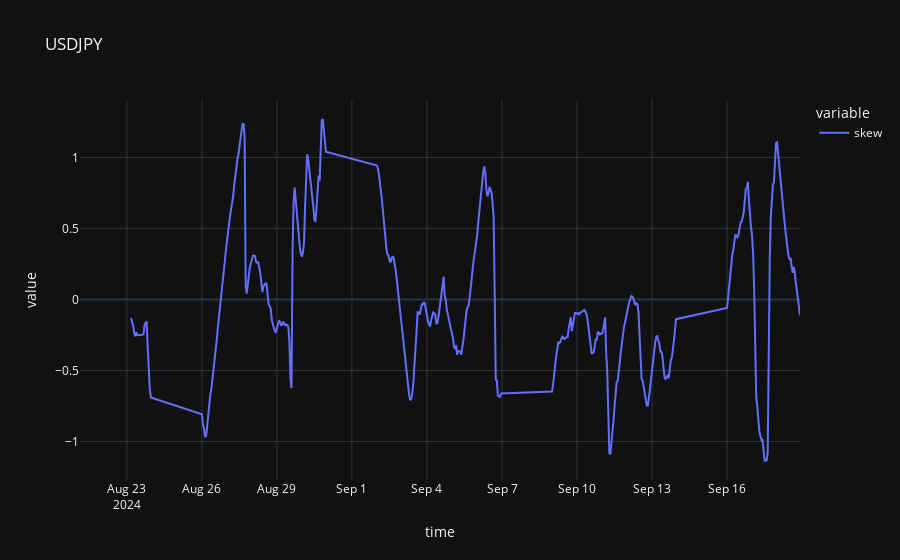
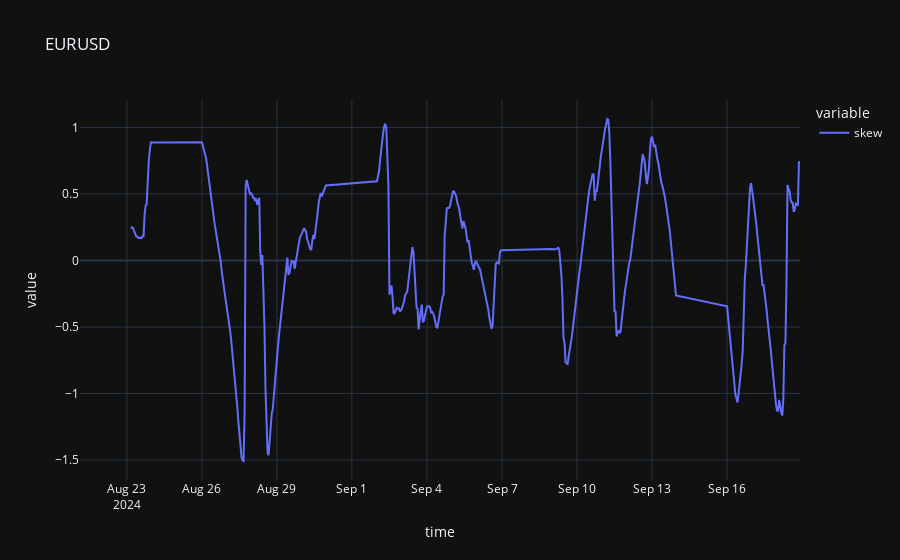
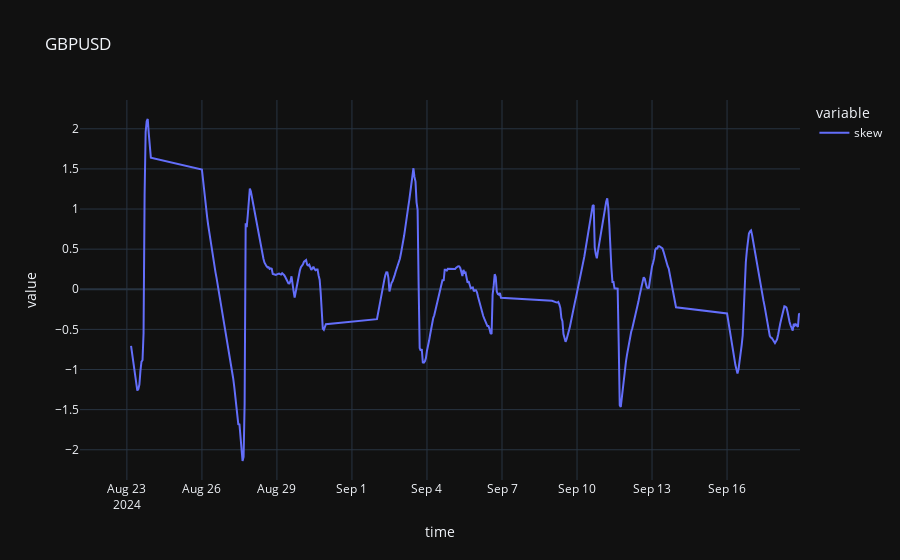
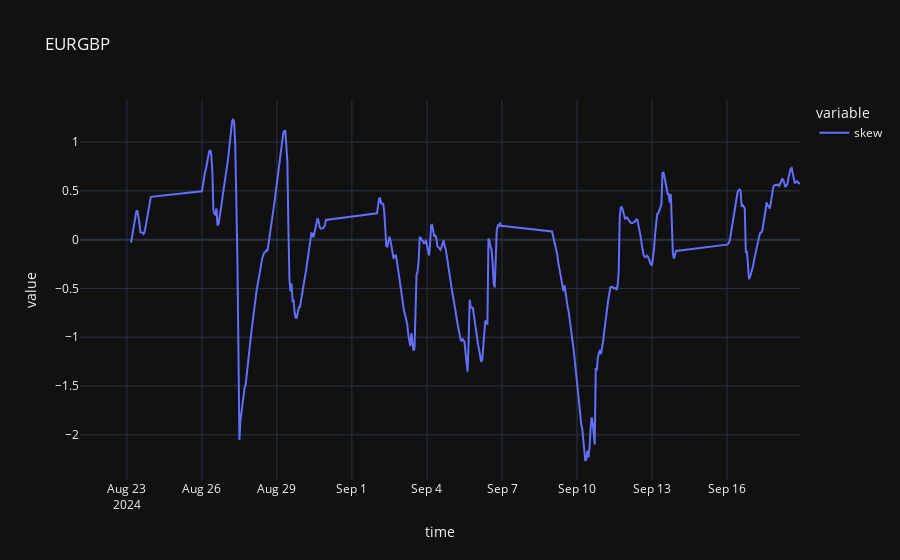

Notebook code for these charts, in order:
### Code cell
for symbol, df in mtd.data.items():
    df['skew'] = df['close'].rolling(window=WINDOW_FACTOR).skew()
    plot_plotly(df, symbol, ['skew'])

### Figure 1 — Plotly figure (JSON) as saved in the notebook; plotly's stock layout.template omitted (floating-point values rounded to 4 significant figures; data arrays with more than 128 entries replaced by an {"elided": "..."} marker saying what was removed)
{"data": [{"hovertemplate": "variable=skew<br>time=%{x}<br>value=%{y}<extra></extra>", "legendgroup": "skew", "line": {"color": "#636efa", "dash": "solid"}, "marker": {"symbol": "circle"}, "mode": "lines", "name": "skew", "orientation": "v", "showlegend": true, "type": "scatter", "x": {"elided": "500 str values"}, "xaxis": "x", "y": {"elided": "500 float values"}, "yaxis": "y"}], "layout": {"legend": {"title": {"text": "variable"}, "tracegroupgap": 0}, "title": {"text": "USDJPY"}, "xaxis": {"anchor": "y", "domain": [0, 1], "title": {"text": "time"}}, "yaxis": {"anchor": "x", "domain": [0, 1], "title": {"text": "value"}}}}

### Figure 2 — Plotly figure (JSON) as saved in the notebook; plotly's stock layout.template omitted (floating-point values rounded to 4 significant figures; data arrays with more than 128 entries replaced by an {"elided": "..."} marker saying what was removed)
{"data": [{"hovertemplate": "variable=skew<br>time=%{x}<br>value=%{y}<extra></extra>", "legendgroup": "skew", "line": {"color": "#636efa", "dash": "solid"}, "marker": {"symbol": "circle"}, "mode": "lines", "name": "skew", "orientation": "v", "showlegend": true, "type": "scatter", "x": {"elided": "500 str values"}, "xaxis": "x", "y": {"elided": "500 float values"}, "yaxis": "y"}], "layout": {"legend": {"title": {"text": "variable"}, "tracegroupgap": 0}, "title": {"text": "EURUSD"}, "xaxis": {"anchor": "y", "domain": [0, 1], "title": {"text": "time"}}, "yaxis": {"anchor": "x", "domain": [0, 1], "title": {"text": "value"}}}}

### Figure 3 — Plotly figure (JSON) as saved in the notebook; plotly's stock layout.template omitted (floating-point values rounded to 4 significant figures; data arrays with more than 128 entries replaced by an {"elided": "..."} marker saying what was removed)
{"data": [{"hovertemplate": "variable=skew<br>time=%{x}<br>value=%{y}<extra></extra>", "legendgroup": "skew", "line": {"color": "#636efa", "dash": "solid"}, "marker": {"symbol": "circle"}, "mode": "lines", "name": "skew", "orientation": "v", "showlegend": true, "type": "scatter", "x": {"elided": "500 str values"}, "xaxis": "x", "y": {"elided": "500 float values"}, "yaxis": "y"}], "layout": {"legend": {"title": {"text": "variable"}, "tracegroupgap": 0}, "title": {"text": "GBPUSD"}, "xaxis": {"anchor": "y", "domain": [0, 1], "title": {"text": "time"}}, "yaxis": {"anchor": "x", "domain": [0, 1], "title": {"text": "value"}}}}

### Figure 4 — Plotly figure (JSON) as saved in the notebook; plotly's stock layout.template omitted (floating-point values rounded to 4 significant figures; data arrays with more than 128 entries replaced by an {"elided": "..."} marker saying what was removed)
{"data": [{"hovertemplate": "variable=skew<br>time=%{x}<br>value=%{y}<extra></extra>", "legendgroup": "skew", "line": {"color": "#636efa", "dash": "solid"}, "marker": {"symbol": "circle"}, "mode": "lines", "name": "skew", "orientation": "v", "showlegend": true, "type": "scatter", "x": {"elided": "500 str values"}, "xaxis": "x", "y": {"elided": "500 float values"}, "yaxis": "y"}], "layout": {"legend": {"title": {"text": "variable"}, "tracegroupgap": 0}, "title": {"text": "EURGBP"}, "xaxis": {"anchor": "y", "domain": [0, 1], "title": {"text": "time"}}, "yaxis": {"anchor": "x", "domain": [0, 1], "title": {"text": "value"}}}}
